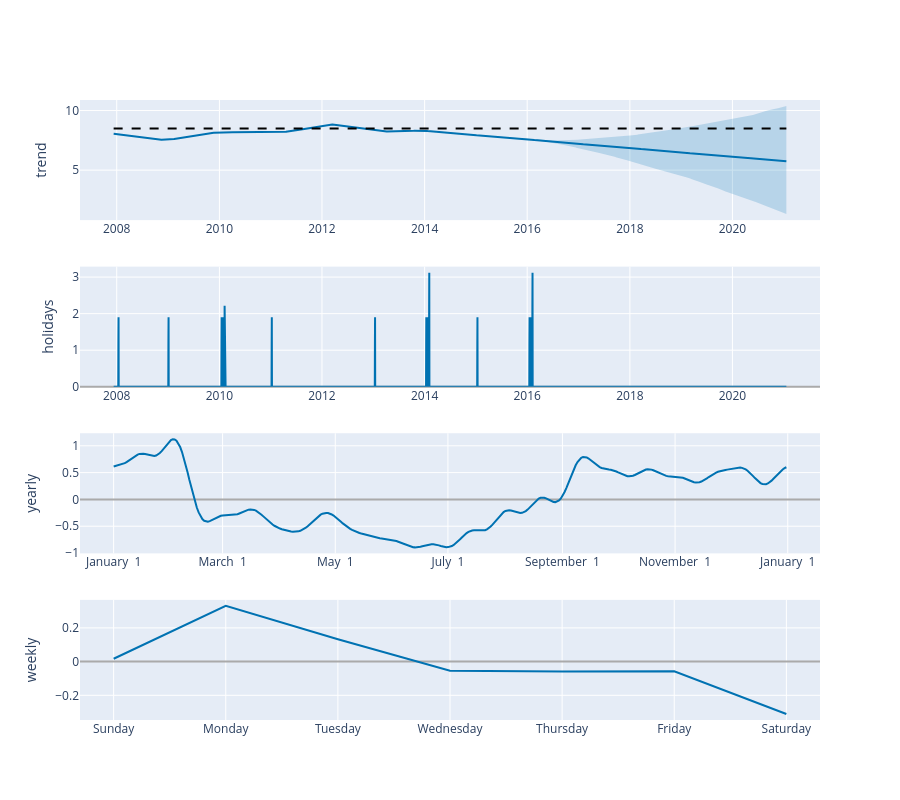

The code cell stored with this chart in its notebook:
### Code cell
m = Prophet(yearly_seasonality=20, holidays=holidays).fit(df)
forecast = m.predict(future)
plot_components_plotly(m, forecast)

### Figure 1 — Plotly figure (JSON) as saved in the notebook; plotly's stock layout.template omitted (floating-point values rounded to 4 significant figures; data arrays with more than 128 entries replaced by an {"elided": "..."} marker saying what was removed)
{"data": [{"line": {"color": "#0072B2", "width": 2}, "mode": "lines", "name": "trend", "type": "scatter", "x": {"elided": "4731 str values"}, "xaxis": "x", "y": {"elided": "4731 float values"}, "yaxis": "y"}, {"line": {"color": "rgba(0, 114, 178, 0.2)", "width": 0}, "mode": "lines", "name": "trend_upper", "type": "scatter", "x": {"elided": "4731 str values"}, "xaxis": "x", "y": {"elided": "4731 float values"}, "yaxis": "y"}, {"fill": "tonexty", "fillcolor": "rgba(0, 114, 178, 0.2)", "line": {"color": "rgba(0, 114, 178, 0.2)", "width": 0}, "mode": "lines", "name": "trend_lower", "type": "scatter", "x": {"elided": "4731 str values"}, "xaxis": "x", "y": {"elided": "4731 float values"}, "yaxis": "y"}, {"line": {"color": "black", "dash": "dash", "width": 2}, "mode": "lines", "name": "Cap", "type": "scatter", "x": {"elided": "4731 str values"}, "xaxis": "x", "y": {"elided": "4731 float values"}, "yaxis": "y"}, {"line": {"color": "#0072B2", "width": 2}, "mode": "lines", "name": "holidays", "text": {"elided": "4731 str values"}, "type": "scatter", "x": {"elided": "4731 str values"}, "xaxis": "x2", "y": {"elided": "4731 float values"}, "yaxis": "y2"}, {"line": {"color": "#0072B2", "width": 2}, "mode": "lines", "name": "yearly", "type": "scatter", "x": {"elided": "365 str values"}, "xaxis": "x3", "y": {"elided": "365 float values"}, "yaxis": "y3"}, {"line": {"color": "#0072B2", "width": 2}, "mode": "lines", "name": "weekly", "type": "scatter", "x": ["2017-01-01T00:00:00.000000000", "2017-01-02T00:00:00.000000000", "2017-01-03T00:00:00.000000000", "2017-01-04T00:00:00.000000000", "2017-01-05T00:00:00.000000000", "2017-01-06T00:00:00.000000000", "2017-01-07T00:00:00.000000000"], "xaxis": "x4", "y": [0.01705, 0.3304, 0.1326, -0.05365, -0.05858, -0.05711, -0.3107], "yaxis": "y4"}], "layout": {"height": 800, "showlegend": false, "width": 900, "xaxis": {"anchor": "y", "domain": [0, 1], "range": ["2007-04-14T13:12:00", "2021-09-15T10:48:00"], "type": "date"}, "xaxis2": {"anchor": "y2", "domain": [0, 1], "range": ["2007-04-14T13:12:00", "2021-09-15T10:48:00"], "type": "date"}, "xaxis3": {"anchor": "y3", "domain": [0, 1], "range": ["2016-12-13T18:54:02.958904115", "2018-01-18T11:04:57.863013581"], "tickformat": "%B %e", "type": "date"}, "xaxis4": {"anchor": "y4", "domain": [0, 1], "range": ["2016-12-31T16:48:00", "2017-01-07T07:12:00"], "tickformat": "%A", "type": "date"}, "yaxis": {"anchor": "x", "domain": [0.8063, 1], "rangemode": "normal", "title": {"text": "trend"}, "zerolinecolor": "#AAA"}, "yaxis2": {"anchor": "x2", "domain": [0.5375, 0.7312], "rangemode": "tozero", "title": {"text": "holidays"}, "zerolinecolor": "#AAA"}, "yaxis3": {"anchor": "x3", "domain": [0.2687, 0.4625], "title": {"text": "yearly"}, "zerolinecolor": "#AAA"}, "yaxis4": {"anchor": "x4", "domain": [0, 0.1938], "title": {"text": "weekly"}, "zerolinecolor": "#AAA"}}}
